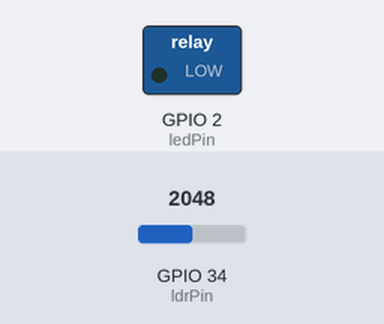
Simulated run of this sketch. Board: ESP32. Shown: switched loads named in the sketch (green lamp = pin HIGH). The inputs (shaded band) are chosen by the test bench; at power-on: GPIO 34 (ldrPin) = 2048. WiFi joins after 1.5 s; servers stay silent unless stated; what the sketch prints to the serial monitor is not drawn.

Above: at 3.0 s.
3.1 s: GPIO 34 (ldrPin) set to 2474
5.0 s: GPIO 34 (ldrPin) set to 2566
At 6.7 s:
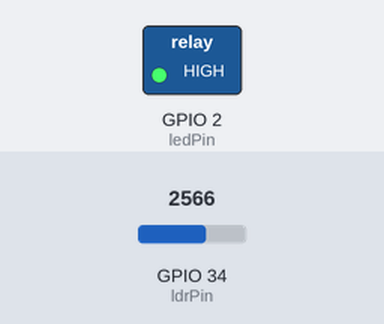
Timing chart, 0 to 8.2 s (numbered marks = the images above; inputs shaded):
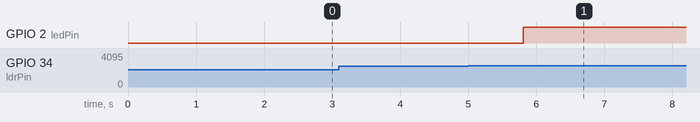

Measured:
- the behaviour switches between 2532 and 2533 on GPIO 34 (ldrPin) (found by bisection; images 0 and 1)
- after the input at 3.1 s, every drawn part: stays the same
- after the input at 5.0 s, GPIO 2 (ledPin): LOW → HIGH after 0.81 s

The sketch:

sketch.ino
```cpp
#define BLYNK_TEMPLATE_ID "TMPL6T6kfcowT"
#define BLYNK_TEMPLATE_NAME "LDR Control"
#define BLYNK_AUTH_TOKEN "r1vsjfDb3bMYI5Qz-wK9OcV_Uk8L-0JJ"


#define BLYNK_PRINT Serial
#include <WiFi.h>
#include <WiFiClient.h>
#include <BlynkSimpleEsp32.h>

// Kredensial WiFi Simulator Wokwi
char ssid[] = "Wokwi-GUEST";
char pass[] = "";

// Definisi Pin ESP32
const int ldrPin = 34; // Pin Analog untuk Sensor LDR
const int ledPin = 2;  // Pin Digital untuk Lampu/Relay

// Variabel Global
int ldrValue = 0;
float luxValue = 0.0;
bool autoMode = true; // Default awal: Mode Otomatis aktif
bool manualLedState = false;

BlynkTimer timer;

// ==========================================
// FUNGSI 1: Dijalankan saat sukses terhubung ke Blynk
// ==========================================
BLYNK_CONNECTED() {
  Serial.println("Terhubung ke Server Blynk!");

  // Sinkronisasi status tombol mode (V1)
  Blynk.virtualWrite(V1, autoMode ? 1 : 0);

  // Atur kondisi awal indikator LED di Blynk
  if (autoMode) {
    Blynk.virtualWrite(V3, 0);   // LED Manual (V3) MATI
    Blynk.virtualWrite(V4, 255); // LED Otomatis (V4) NYALA
  } else {
    Blynk.virtualWrite(V3, 255); // LED Manual (V3) NYALA
    Blynk.virtualWrite(V4, 0);   // LED Otomatis (V4) MATI
  }
}

// ==========================================
// FUNGSI 2: Membaca Sensor LDR & Logika Otomatis
// ==========================================
void sendSensorData() {
  ldrValue = analogRead(ldrPin); // Membaca data mentah (0 - 4095)

  // -- RUMUS KONVERSI LUX AKURAT WOKWI --
  // 1. Konversi ADC ke Tegangan (Voltage 3.3V)
  float voltage = ldrValue / 4095.0 * 3.3;

  // Mencegah error pembagian dengan nol
  if (voltage >= 3.3) voltage = 3.299;
  if (voltage <= 0) voltage = 0.001;

  // 2. Menghitung Resistansi LDR (Modul menggunakan resistor 10k Ohm)
  float rLDR = (10000.0 * voltage) / (3.3 - voltage);

  // 3. Konversi Logaritmik (Karakteristik Gamma = 0.7, RL10 = 50k)
  luxValue = 10.0 * pow((50000.0 / rLDR), (1.0 / 0.7));

  // Kirim nilai Lux ke Gauge Blynk (V0)
  Blynk.virtualWrite(V0, luxValue);

  // -- LOGIKA PENENTU SIANG/MALAM & KONTROL LAMPU --
  // Batas 50 Lux digunakan sebagai penanda transisi siang/malam
  if (luxValue < 50) {
    Blynk.virtualWrite(V5, "MALAM 🌙"); // Kirim status ke V5

    if (autoMode) {
      digitalWrite(ledPin, HIGH); // Nyalakan lampu karena gelap
      Blynk.virtualWrite(V2, 1);  // Sinkronisasi tombol Blynk
    }
  } else {
    Blynk.virtualWrite(V5, "SIANG ☀️"); // Kirim status ke V5

    if (autoMode) {
      digitalWrite(ledPin, LOW);  // Matikan lampu karena terang
      Blynk.virtualWrite(V2, 0);  // Sinkronisasi tombol Blynk
    }
  }
}

// ==========================================
// FUNGSI 3: Menerima Perintah Tombol Mode (V1)
// ==========================================
BLYNK_WRITE(V1) {
  autoMode = param.asInt();

  if (autoMode) {
    Serial.println("Mode Sistem: OTOMATIS");
    Blynk.virtualWrite(V3, 0);   // LED Indikator Manual MATI
    Blynk.virtualWrite(V4, 255); // LED Indikator Otomatis NYALA
  } else {
    Serial.println("Mode Sistem: MANUAL");
    Blynk.virtualWrite(V3, 255); // LED Indikator Manual NYALA
    Blynk.virtualWrite(V4, 0);   // LED Indikator Otomatis MATI
  }
}

// ==========================================
// FUNGSI 4: Menerima Perintah Tombol Lampu (V2)
// ==========================================
BLYNK_WRITE(V2) {
  if (!autoMode) {
    // Eksekusi jika dalam mode MANUAL
    manualLedState = param.asInt();
    digitalWrite(ledPin, manualLedState);

    if (manualLedState) {
      Serial.println("Lampu Dinyalakan secara MANUAL");
    } else {
      Serial.println("Lampu Dimatikan secara MANUAL");
    }
  } else {
    // Tolak eksekusi jika dalam mode OTOMATIS
    Blynk.virtualWrite(V2, digitalRead(ledPin)); // Kembalikan posisi tombol
    Serial.println("Peringatan: Gagal! Sistem sedang dalam mode OTOMATIS.");
  }
}

// ==========================================
// SETUP & LOOP UTAMA
// ==========================================
void setup() {
  Serial.begin(115200);
  pinMode(ledPin, OUTPUT);
  pinMode(ldrPin, INPUT);

  Serial.println("Memulai sistem...");
  Serial.println("Menghubungkan ke WiFi dan Blynk...");

  Blynk.begin(BLYNK_AUTH_TOKEN, ssid, pass);

  // Jalankan fungsi sendSensorData setiap 1000 milidetik (1 detik)
  timer.setInterval(1000L, sendSensorData);
}

void loop() {
  Blynk.run();
  timer.run();
}
```
